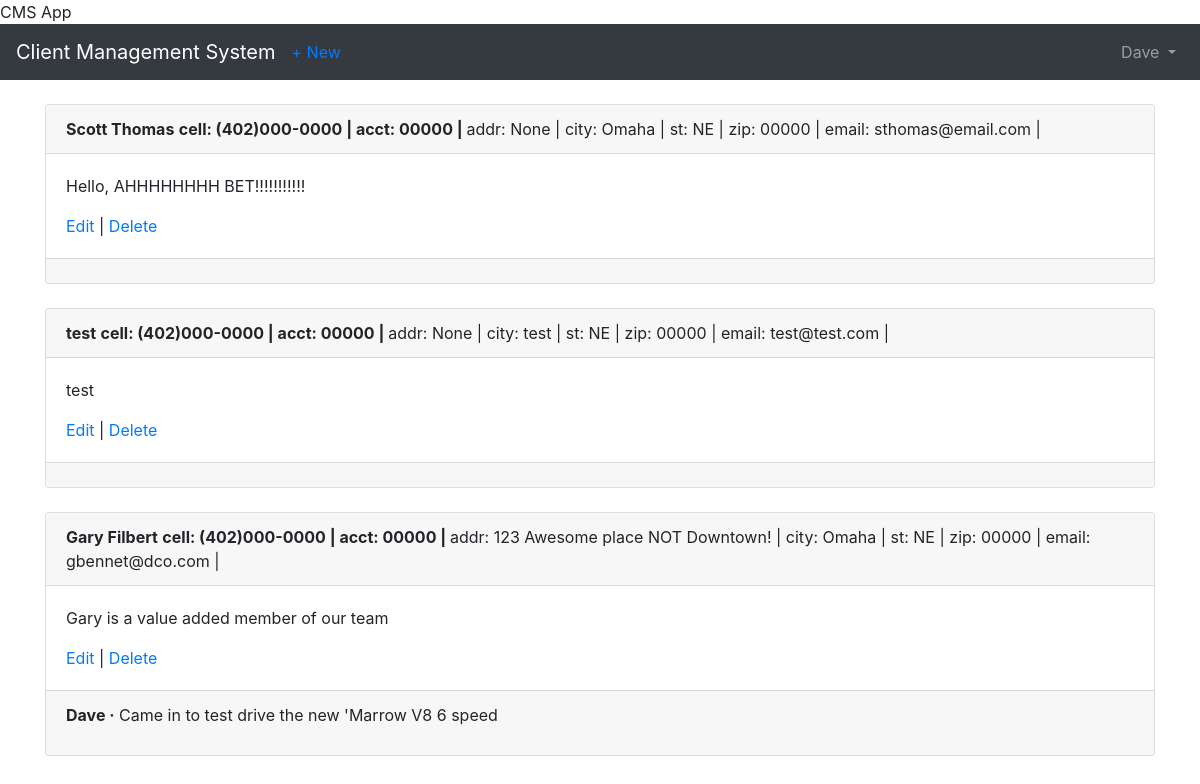
Screenshot of /clients/ (signed in) with the database file from the repository.
### users/models.py (models this page shows)
class CustomUser(AbstractUser):
    department = models.CharField(max_length=50, default=' ', null=True, blank=True)
    employee_cell_phone = models.CharField (max_length=50, default=' ', null=True, blank=True)

### clients/models.py (models this page shows, shortened)
class Client(models.Model):
    name = models.CharField(max_length=50,blank=False, null=False, default=' ')
    address = models.CharField(max_length=50, blank=True, null=True,default=' ')
    city = models.CharField(max_length=50, default=' ')
    state = models.CharField(max_length=50, default='NE')
    zipcode = models.CharField(max_length=10, default='00000')
    email = models.EmailField(max_length=100, default=' ')
    cell_phone = models.CharField(max_length=50,default='(402)000-0000')
    acct_number = models.CharField(max_length=50,blank=True, null=True, default='00000')
    notes = models.TextField()
    date = models.DateTimeField(auto_now_add=True)
    author = models.ForeignKey(
        get_user_model(),
        on_delete=models.CASCADE,
    )

class Comment(models.Model):
    client = models.ForeignKey(
        Client,
        on_delete=models.CASCADE,
        related_name='comments',
    )
    comment = models.CharField(max_length=140)
    author = models.ForeignKey(
        get_user_model(),
        on_delete=models.CASCADE,
    )
    def __str__(self):
        return self.comment

### clients/views.py (the view)
# urls.py: path('', ClientListView.as_view(), name='client_list'),
class ClientListView(LoginRequiredMixin, ListView):
    model = Client
    template_name = 'client_list.html'

### templates/client_list.html (shortened to what this page needs)
{% extends 'base.html' %}
{% block content %}
  {% for client in object_list %}
    <div class="card">
      <div class="card-header">
        <span class="font-weight-bold">{{ client.name }}</span>
        <span class="font-weight-bold">cell: {{ client.cell_phone }} | </span>
        <span class="font-weight-bold">acct: {{ client.acct_number }} | </span>
        <span class="font-muted">addr: {{ client.address }} | </span>
        <span class="font-muted-">city: {{ client.city }} | </span>
        <span class="font-muted">st: {{ client.state }} | </span>
        <span class="font-muted">zip: {{ client.zipcode }} | </span>
        <span class="font-muted">email: {{ client.email }} | </span>
      </div>
      <div class="card-body">
        <p>{{client.notes}}</p>
        <a href="{% url 'client_edit' client.pk %}">Edit</a> |
        <a href="{% url 'client_delete' client.pk %}">Delete</a>
      </div>
      <div class="card-footer">
        {% for comment in client.comments.all %}
          <p>
            <span class="font-weight-bold">{{ comment.author }} &middot;</span>
            {{ comment }}
          </p>
        {% endfor %}
      </div>
    </div>
    <br />
  {% endfor %}
{% endblock content %}

### templates/base.html (shortened to what this page needs)
<!doctype html>
<html lang="en">
  <head>
    <link rel="stylesheet" href="https://stackpath.bootstrapcdn.com/bootstrap/4.1.3/css/bootstrap.min.css">
    <name>{% block name %}CMS App{% endblock name %}</name>
  </head>
  <body>
    <nav class="navbar navbar-expand-md navbar-dark bg-dark mb-4">
      <a class="navbar-brand" href="{% url 'home' %}">Client Management System</a>
      {% if user.is_authenticated %}
        <ul class="navbar-nav mr-auto">
          <li class="nav-item"><a href="{% url 'client_new' %}">+ New</a></li>
        </ul>
      {% endif %}
      <div class="collapse navbar-collapse" id="navbarCollapse">
        {% if user.is_authenticated %}
          <ul class="navbar-nav ml-auto">
            <li class="nav-item">
              <a class="nav-link dropdown-toggle" href="#" id="userMenu"\
              data-toggle="dropdown" aria-haspopup="true" aria-expanded\
              ="false">
                {{ user.username }}
              </a>
            </li>
          </ul>
        {% endif %}
      </div>
    </nav>
    <div class="container">
      {% block content %}
      {% endblock content %}
    </div>
  </body>
</html>

### rows the page displays
CustomUser: username "Dave"
Client: name "Scott Thomas", cell_phone "(402)000-0000", acct_number "00000", address "None", city "Omaha", state "NE", zipcode "00000", email "sthomas@email.com", notes "Hello, AHHHHHHHH BET!!!!!!!!!!!"
Client: name "test", cell_phone "(402)000-0000", acct_number "00000", address "None", city "test", state "NE", zipcode "00000", email "test@test.com", notes "test"
Client: name "Gary Filbert", cell_phone "(402)000-0000", acct_number "00000", address "123 Awesome place NOT Downtown!", city "Omaha", state "NE", zipcode "00000", email "gbennet@dco.com", notes "Gary is a value added member of our team"
Comment: author "Dave", comment "Came in to test drive the new 'Marrow V8 6 speed"
